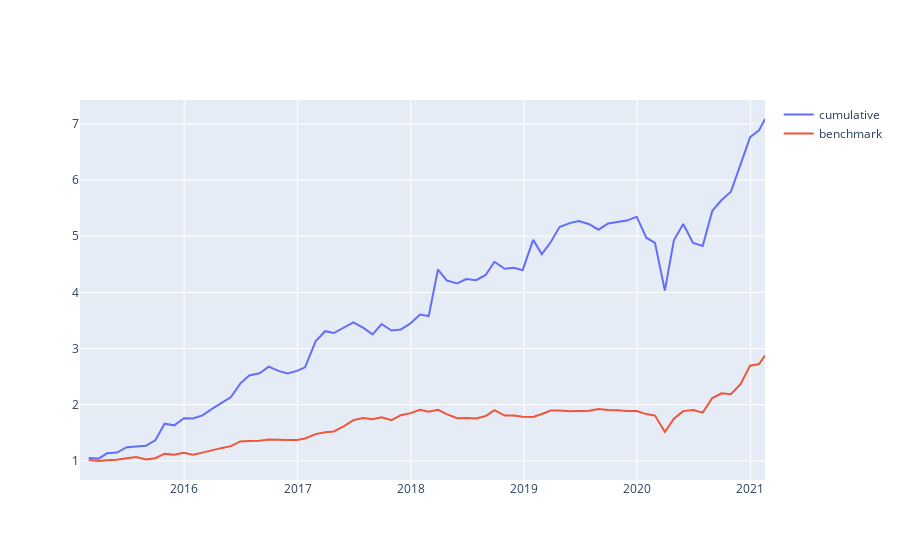

Notebook cell for this chart:
### Code cell
import plotly.graph_objects as go
cumulative = profit['cumulative'].to_list()
benchmark = (monthly_return.mean(axis=1)+ 1).cumprod().tolist()
fig = go.Figure()
fig.add_trace(
    go.Scatter(x=profit.index.tolist(), y=cumulative,
               mode='lines',
               name='cumulative'))
fig.add_trace(
    go.Scatter(x=profit.index.tolist(), y=benchmark,
               mode='lines',
               name='benchmark'))

fig.show()
